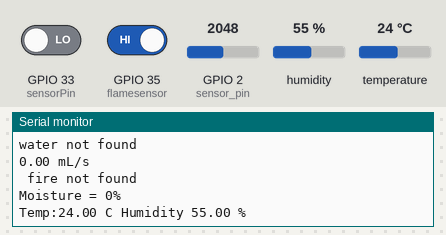
Recording of a sketch running on a simulated ESP32. On the bench: the last lines printed to the serial monitor. Inputs (shaded band) come from the test bench; at power-on: GPIO 33 (sensorPin) LOW, GPIO 35 (flamesensor) HIGH, humidity 55 %, GPIO 2 (sensor_pin) = 2048, temperature 24 °C. WiFi joins after 1.5 s; servers stay silent unless stated.

Above: at 5.0 s.
5.1 s: GPIO 33 (sensorPin) driven HIGH
10.7 s: GPIO 35 (flamesensor) driven LOW
20.4 s: humidity set to 22 %
At 24.7 s:
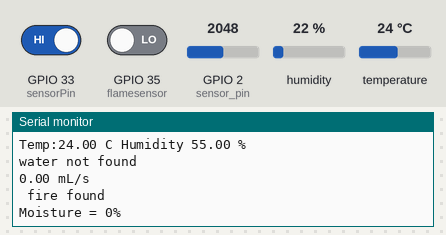
26.0 s: GPIO 2 (sensor_pin) set to 4095
At 30.8 s:
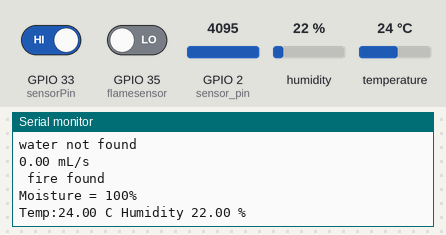
31.6 s: temperature set to 12 °C
At 35.5 s:
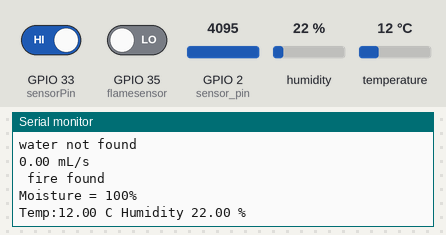
37.2 s: humidity set to 40 %
At 41.5 s:
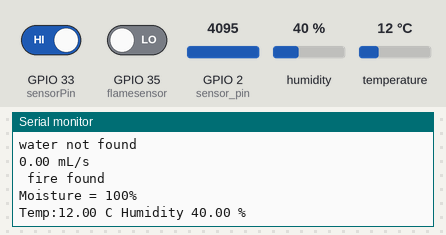
Timing chart, 0 to 43.0 s (numbered marks = the images above; inputs shaded):
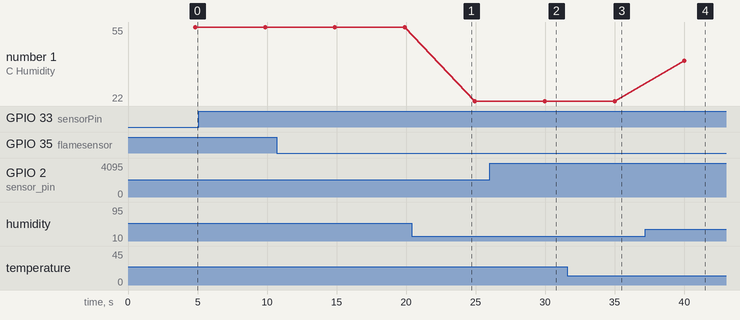

Measured:
- after the input at 26.0 s, the serial monitor: prints a new line after 3.0 s (image 2)
- after the input at 31.6 s, the serial monitor: prints a new line after 3.4 s (image 3)
- after the input at 37.2 s, the serial monitor: prints a new line after 2.8 s (image 4)
- plotted number 1: 55 → 22 after the input at 20.4 s, 22 → 40 after the input at 37.2 s

The sketch:

final.ino
```cpp
#define BLYNK_TEMPLATE_ID "TMPL_Cb-kCSM"
#define BLYNK_DEVICE_NAME "KRISHI HAL"
#define BLYNK_AUTH_TOKEN "TouXWWAuWcnng6ub2WqmSBat1R4bY2WC"

#define BLYNK_PRINT Serial
#include <WiFi.h>
#include<WiFiClient.h>
//#include <ESP8266WiFi.h>
#include <BlynkSimpleEsp32.h>


#include <DHT.h>
//#include <DHT_U.h>

char auth[] = BLYNK_AUTH_TOKEN;

char ssid[] = "saloni";  // type your wifi name
char pass[] = "13572468";  // type your wifi password

//#include<DHTesp.h>

DHT dht(26,DHT11);

int mini=0;
int maxi=4095;
int percentage;

int sensor_value;
const int sensor_pin = 2;
int flamesensor = 35;
int flame = LOW ;
int sensorPin = 33;
volatile long pulse;
unsigned long lastTime;
float volume;

//float THERMISTORPIN = 36;
//int buzzerpin = 10;

void setup() {
  // put your setup code here, to run once:

    //pinMode(buzzerpin,OUTPUT);
Serial.begin(9600);
Blynk.begin(auth, ssid, pass);
pinMode(flamesensor, INPUT);
pinMode(sensorPin, INPUT);
attachInterrupt(digitalPinToInterrupt(sensorPin), increase, RISING);
    dht.begin();
    delay(2000);


}

void loop() {
  // put your main code here, to run repeatedly:

  //float reading;

  //reading = analogRead(THERMISTORPIN);

  float temp=dht.readTemperature();
  float humidity=dht.readHumidity();
 volume = 2.663 * pulse;
  if (millis() - lastTime > 1000) {
    pulse = 0;
    lastTime = millis();
  }

  if(volume>1)
  {
    Serial.println("water found");
    Serial.print(volume);
  Serial.println(" mL/s");
  Blynk.virtualWrite(V4, 1);
  }
  else{
    Serial.println("water not found");
    Serial.print(volume);
  Serial.println(" mL/s");
  Blynk.virtualWrite(V4, 0);
  }


     Blynk.run();

    Blynk.virtualWrite(V0, temp);
    Blynk.virtualWrite(V1, humidity);
    flame = digitalRead(flamesensor);


  if (flame == LOW) {
   Serial.println( " fire found");
   Blynk.virtualWrite(V5,1);
   Blynk.logEvent("fire_event");

  }
  else{

    Serial.println( " fire not found");
    Blynk.virtualWrite(V5,0);
  }
sensor_value = analogRead(sensor_pin);
  percentage = (sensor_value - mini) / (maxi - mini)*100;
  Serial.print("Moisture = ");
  Serial.print(percentage);  /* Print Temperature on the serial window */
  Serial.println("%");
  Blynk.virtualWrite(V2, percentage);
  delay(1000);


  Serial.print("Temp:");
  Serial.print(temp);
  Serial.print(" C ");
  Serial.print("Humidity ");
  Serial.print(humidity);
  Serial.println(" % ");
  delay(2000);

  Blynk.virtualWrite(V6,8);
  Blynk.virtualWrite(V7,25);
  Blynk.virtualWrite(V8,53);

  delay(2000);

//Serial.print("Analog reading");
//Serial.println(reading);
// if (reading<100)
// {
//   digitalWrite(buzzerpin,HIGH);

// }

//   else
// {
//   digitalWrite(buzzerpin,LOW);
// }

// delay(1000);


}
void increase() {
  pulse++;
}
  
```
